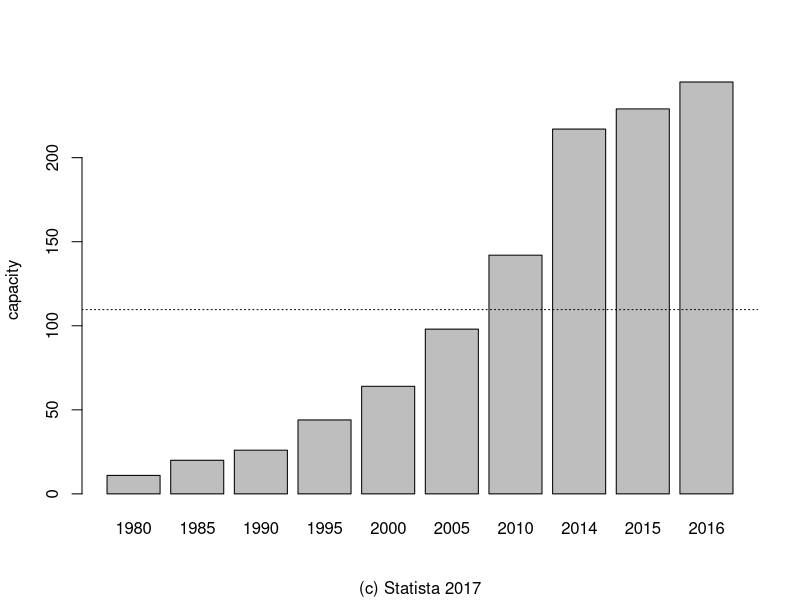

Recreate this plot in R.
## ---- chunk 1
data <- read.csv("data.csv")
barplot(height = data$capacity, names.arg = data$year, ylab = "capacity", sub = "(c) Statista 2017")
abline(h = mean(data$capacity), lty = 3)
